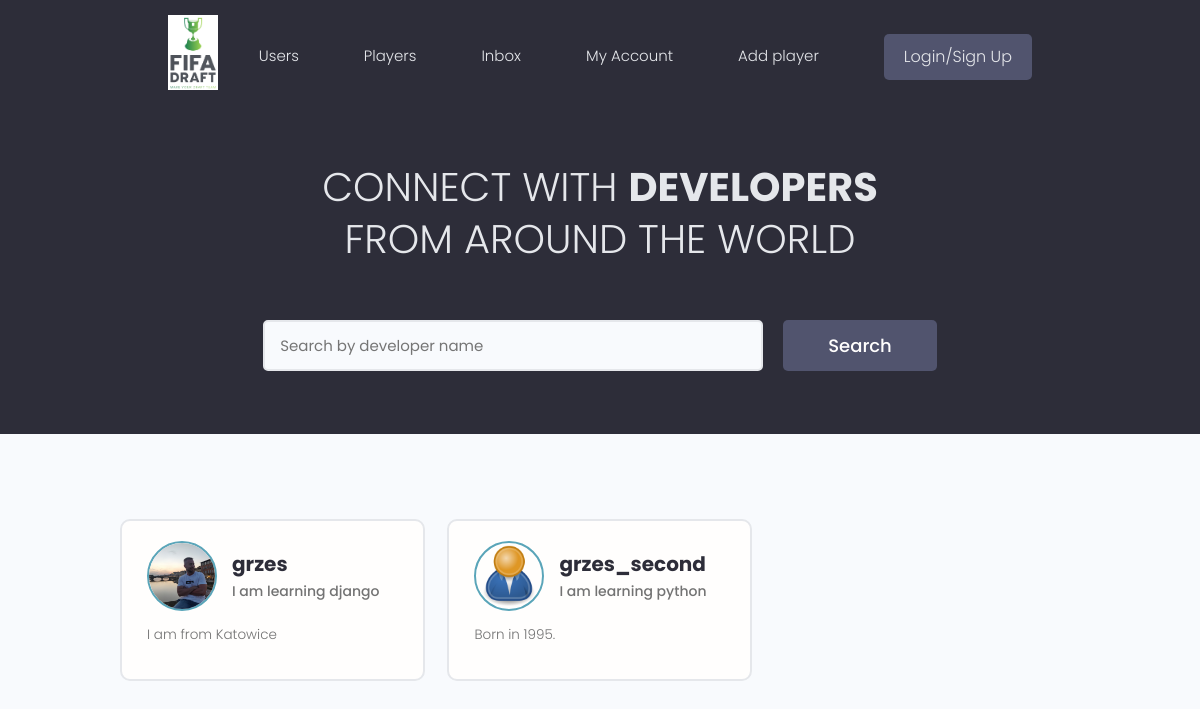
The app's page /, older data.
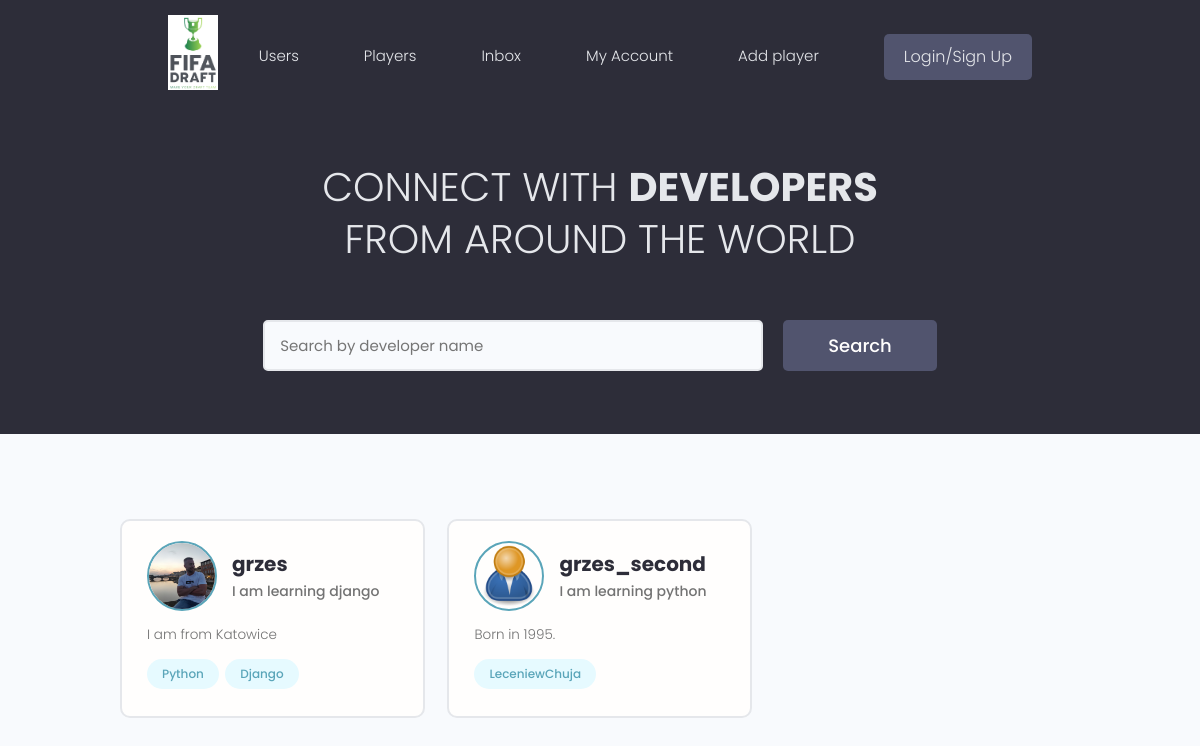
The same page, newer data.
### users/models.py (models this page shows, shortened)
class Profile(models.Model):
    user = models.OneToOneField(User, on_delete=models.CASCADE, null=True, blank=True)
    name = models.CharField(max_length=100, blank=True, null=True)
    username = models.CharField(max_length=100, blank=True, null=True)
    location = models.CharField(max_length=100, blank=True, null=True)
    email = models.EmailField(max_length=100, blank=True, null=True)
    short_intro = models.CharField(max_length=250, blank=True, null=True)
    bio = models.TextField(blank=True, null=True)
    profile_image = models.ImageField(
        null=True,
        blank=True,
        upload_to="profile_images/",
        default="profile_images/user-default.png",
    )
    social_github = models.CharField(max_length=200, blank=True, null=True)
    social_twitter = models.CharField(max_length=200, blank=True, null=True)
    social_linkedin = models.CharField(max_length=200, blank=True, null=True)
    social_youtube = models.CharField(max_length=200, blank=True, null=True)
    social_website = models.CharField(max_length=200, blank=True, null=True)
    created = models.DateTimeField(auto_now_add=True)
    id = models.UUIDField(
        default=uuid.uuid4, unique=True, primary_key=True, editable=False
    )

class Skill(models.Model):
    owner = models.ForeignKey(Profile, on_delete=models.CASCADE, null=True, blank=True)
    name = models.CharField(max_length=200, blank=True, null=True)
    description = models.TextField(null=True, blank=True)
    created = models.DateTimeField(auto_now_add=True)
    id = models.UUIDField(
        default=uuid.uuid4, unique=True, primary_key=True, editable=False
    )
    def __str__(self):
        return str(self.name)

### users/views.py (the view)
# urls.py: path("", views.profiles, name="profiles"),
def profiles(request):
    profiles = Profile.objects.all()
    context = {"profiles": profiles}
    return render(request, "users/profiles.html", context)

### users/templates/users/profiles.html (shortened to what this page needs)
{% extends 'main.html'%}
{% block content %}
  <main class="home">
    <section class="hero-section text-center">
      <div class="container container--narrow">
        <div class="hero-section__box">
          <h2>CONNECT WITH <span>DEVELOPERS</span></h2>
          <h2>FROM AROUND THE WORLD</h2>
        </div>
        <div class="hero-section__search">
          <form class="form" action="#" method="get">
            <div class="form__field">
              <input class="input input--text" id="formInput#search" type="text" name="text"
                placeholder="Search by developer name" />
            </div>
            <input class="btn btn--sub btn--lg" type="submit" value="Search" />
          </form>
        </div>
      </div>
    </section>
    <section class="devlist">
      <div class="container">
        <div class="grid grid--three">
         {% for profile in profiles %}
          <div class="column card">
            <div class="dev">
              <a href="{% url 'user-profile' profile.id %}" class="card__body">
                <div class="dev__profile">
                  <img class="avatar avatar--md" src={{profile.profile_image.url}} alt="image" />
                  <div class="dev__meta">
                    <h3>{{ profile.user }}</h3>
                    <h5>{{ profile.short_intro|slice:'60' }}</h5>
                  </div>
                </div>
                <p class="dev__info">
                  {{ profile.bio|slice:'150' }}</p>
                <div class="dev__skills">
                  {% for skill in profile.skill_set.all %}
                  <span class="tag tag--pill tag--main">
                    <small>{{ skill }}</small>
                  </span>
                  {% endfor %}
                </div>
              </a>
            </div>
          </div>
         {% endfor %}
        </div>
      </div>
    </section>
  </main>
{% endblock content %}

Row changes from the older to the newer data that the page shows:
added Skill: name "Python", shown under Profile "I am learning django"
added Skill: name "Django", shown under Profile "I am learning django"
added Skill: name "LeceniewChuja", shown under Profile "I am learning python"
